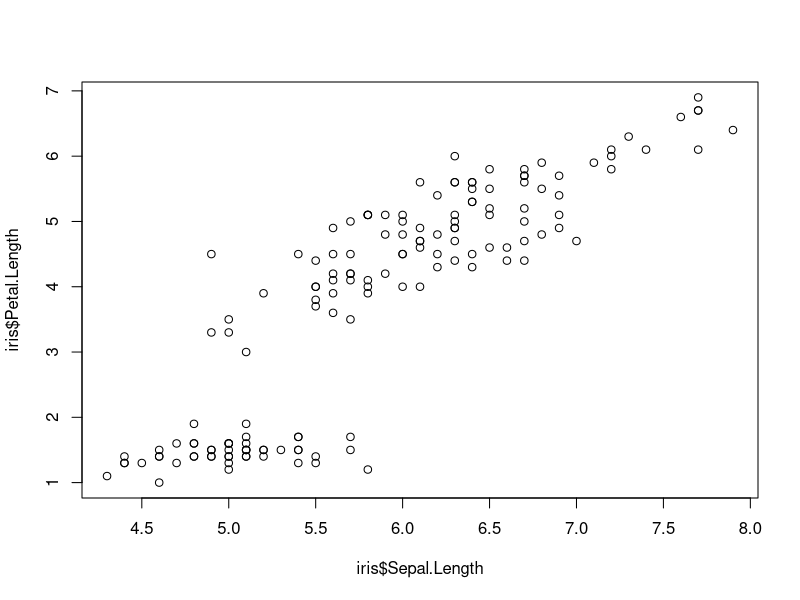

Source code (R):
setwd("C:/FCD/RAzure/Cap2")
getwd()

#Criando um vetor de numeros inteiros
vetor1 <- c(1:30)
vetor1

#Criando uma matriz e definindo o numero de colunas como 4
mat <- matrix(1:16, ncol = 4)
mat

#Criando uma lista
lista <- list(Matriz = mat, Vetor = vetor1)
lista

#Criando um dataset a partir de um texto

df <- data.frame(read.table(header = TRUE, text = "Country  setting  effort  change
Bolivia       46       0        1
Brazil        74       0       10
Chile         89      16       29
Colombia      77      16       25
CostaRica     84      21       29
Cuba          89      15       40
DominicanRep  68      14       21
Ecuador       70       6        0
ElSalvador    60      13       13
Guatemala     55       9        4
Haiti         35       3        0
Honduras      51       7        7
Jamaica       87      23       21
Mexico        83       4        9
Nicaragua     68       0        7
Panama        84      19       22
Paraguay      74       3        6
Peru          73       0        2
TrinidadTobago 84      15       29
Venezuela     91       7       11"))

View(df)

#Nomeando o data frame

names(df) <- c("", "config", "esfc", "chang")

df

#Visualisando um DataFrame (A função View é com V maiusculo)
View(iris)

#Visualisando as dimensões do DF
nrow(iris)
ncol(iris)
dim(iris)

#Resumo do DF
head(iris)

#Resumo estatistico
summary(iris)

#pegando 2 valores aleatorios do df
aleatorios <- iris[sample(nrow(iris), 2), ]
aleatorios

#criando um plot do dataset
plot(iris$Sepal.Length, iris$Petal.Length)


#criando um novo dataset com dados do iris filtrados

irisFrame <- iris["Sepal.Length" > 7]
irisFrame2 <- subset(iris, Sepal.Length < 5)

#Usando a função slice do dplyr
#instalando e carregando o pacote
install.packages("dplyr")
library(dplyr)

#realizando o slice e buscando as 7 primeiras linhas
slice(iris, 1:7)

#filtrando o dataset
filter(iris, Sepal.Length < 5)